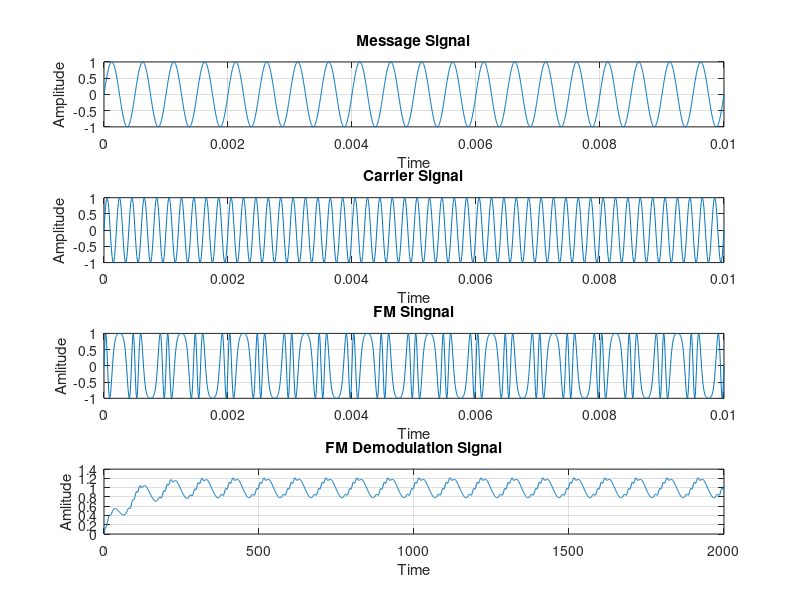

This figure's MATLAB source:
clc;
clear all;
close all;
fm=2000;
fc=5000;
fs = 200000;
mi=2;
t=(0:1/fs:0.01);
%t=0:0.001:0.1;
m=sin(2*pi*fm*t);
subplot(4,1,1);
plot(t,m);
xlabel('Time');
ylabel('Amplitude');
title('Message Signal');
grid on;
c=sin(2*pi*fc*t);
subplot(4,1,2);
plot(t,c);
xlabel('Time');
ylabel('Amplitude');
title('Carrier Signal');
grid on;
y=sin(2*pi*fc*t+(mi.*m));
subplot(4,1,3);
plot(t,y);
xlabel('Time');
ylabel('Amlitude');
title('FM Singnal');
grid on;
y=diff(y);
y=abs(y);
subplot(4,1,4);
[b,a]=butter(1,0.005);
z=filter(b,a,y);
z=10*z;
plot(z);
xlabel('Time');
ylabel('Amlitude');
title('FM Demodulation Signal');
grid on;